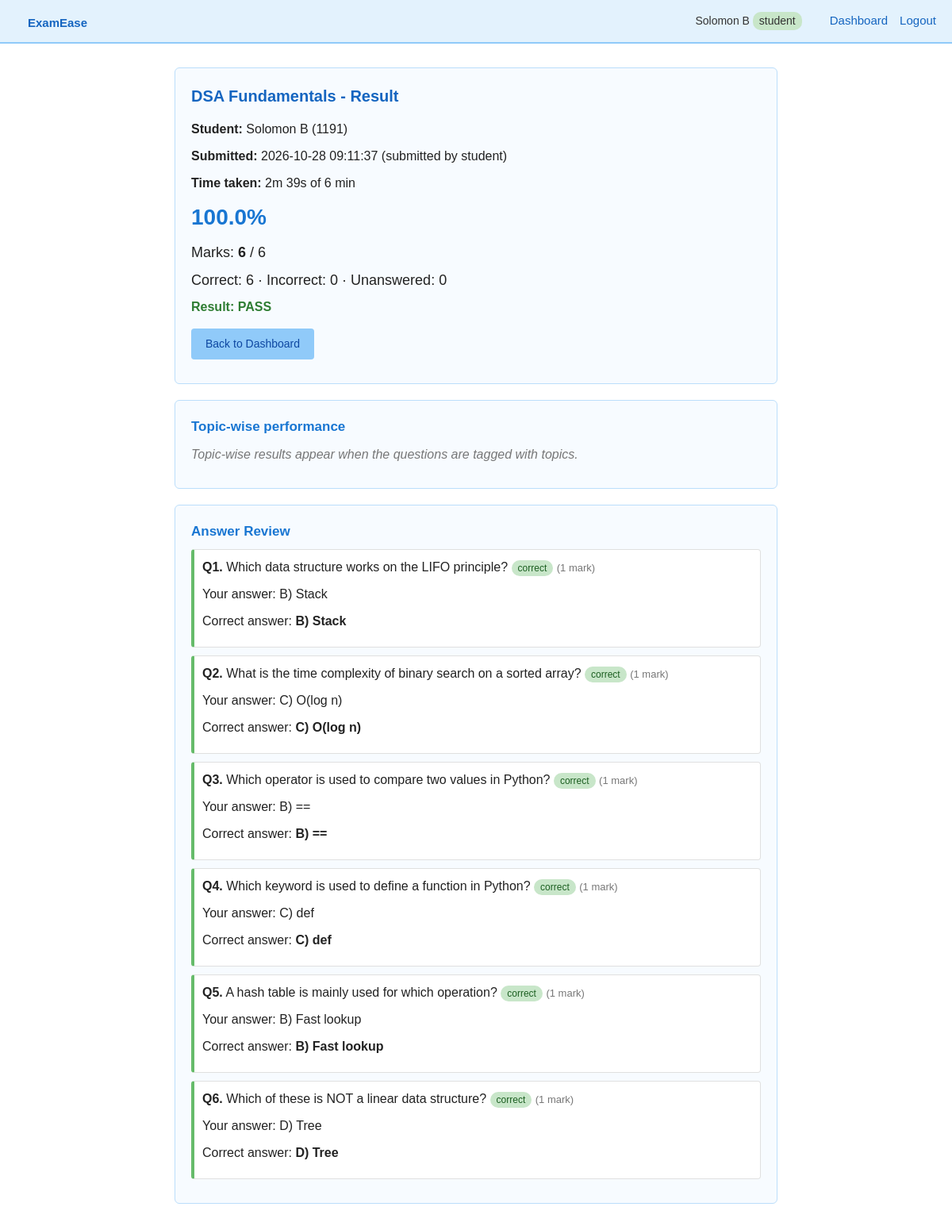
Screenshot of /result/1 (signed in) with the database file from the repository.
### tables this page shows
CREATE TABLE students (
            id INTEGER PRIMARY KEY AUTOINCREMENT,
            name TEXT NOT NULL,
            reg_no TEXT NOT NULL UNIQUE,
            password TEXT NOT NULL
        , role TEXT NOT NULL DEFAULT 'student');

CREATE TABLE exams (
            id INTEGER PRIMARY KEY AUTOINCREMENT,
            title TEXT NOT NULL,
            description TEXT NOT NULL DEFAULT '',
            instructions TEXT NOT NULL DEFAULT '',
            subject TEXT NOT NULL DEFAULT '',
            duration_minutes INTEGER NOT NULL DEFAULT 30,
            start_time TEXT,
            end_time TEXT,
            status TEXT NOT NULL DEFAULT 'draft',
            results_released INTEGER NOT NULL DEFAULT 0,
            created_by INTEGER NOT NULL,
            created_at TEXT NOT NULL,
            published_at TEXT
        );

CREATE TABLE attempts (
            id INTEGER PRIMARY KEY AUTOINCREMENT,
            exam_id INTEGER NOT NULL,
            student_id INTEGER NOT NULL,
            started_at TEXT NOT NULL,
            deadline TEXT NOT NULL,
            submitted_at TEXT,
            status TEXT NOT NULL DEFAULT 'in_progress',
            marks INTEGER,
            total_marks INTEGER,
            percentage REAL,
            correct_count INTEGER,
            wrong_count INTEGER,
            unanswered_count INTEGER,
            time_taken_seconds INTEGER,
            UNIQUE (exam_id, student_id),
            FOREIGN KEY (exam_id) REFERENCES exams(id),
            FOREIGN KEY (student_id) REFERENCES students(id)
        );

CREATE TABLE exam_questions (
            id INTEGER PRIMARY KEY AUTOINCREMENT,
            exam_id INTEGER NOT NULL,
            source_question_id INTEGER,
            position INTEGER NOT NULL DEFAULT 0,
            question TEXT NOT NULL,
            option_a TEXT NOT NULL,
            option_b TEXT NOT NULL,
            option_c TEXT NOT NULL,
            option_d TEXT NOT NULL,
            correct_option TEXT NOT NULL,
            marks INTEGER NOT NULL DEFAULT 1,
            topic TEXT NOT NULL DEFAULT '',
            difficulty TEXT NOT NULL DEFAULT 'medium',
            explanation TEXT NOT NULL DEFAULT '',
            FOREIGN KEY (exam_id) REFERENCES exams(id)
        );

### app.py (the view)
@app.route("/result/<int:attempt_id>")
@login_required
def result(attempt_id):
    attempt = expire_if_needed(db.get_attempt_by_id(attempt_id))
    exam = db.get_exam(attempt["exam_id"]) if attempt else None
    if attempt is None or exam is None:
        flash("Result not found.", "error")
        return redirect(home_for(g.user["role"]))
    role, uid = g.user["role"], g.user["id"]
    allowed = (role == "admin"
               or (role == "teacher" and exam["created_by"] == uid)
               or (role == "student" and attempt["student_id"] == uid))
    if not allowed:
        flash("You can only view results you are authorised to see.", "error")
        return redirect(home_for(role))
    if attempt["status"] == "in_progress":
        return redirect(url_for("exam_take", exam_id=exam["id"]))
    student = db.get_student_by_id(attempt["student_id"])
    pending = role == "student" and not exam["results_released"]
    review, topics = [], []
    if not pending:
        review = build_review(attempt)
        agg = {}
        for r in review:
            t = r["q"]["topic"] or "General"
            agg.setdefault(t, [0, 0])
            agg[t][1] += 1
            agg[t][0] += 1 if r["status"] == "correct" else 0
        topics = [{"topic": t, "correct": c, "total": n, "pct": round(100 * c / n)}
                  for t, (c, n) in sorted(agg.items())]
    return render_template("result.html", attempt=attempt, exam=exam, student=student,
                           pending=pending, review=review, topics=topics)

### app.py (called while the page is built, shortened)
@app.before_request
def load_user_and_check_csrf():
    if request.endpoint == "static":
        return None
    g.user = None
    uid = session.get("student_id")
    if uid is not None:
        row = db.get_student_by_id(uid)
        if row is None:
            session.clear()
        else:
            g.user = {"id": row["id"], "name": row["name"],
                      "reg_no": row["reg_no"], "role": row["role"]}
    return None

@app.context_processor
def inject_globals():
    return {"user": g.get("user"), "csrf_token": csrf_token, "PASS_PERCENT": PASS_PERCENT}

@app.template_filter("duration")
def fmt_duration(seconds):
    if seconds is None:
        return "-"
    m, s = divmod(int(seconds), 60)
    return "%dm %02ds" % (m, s)

def roles_required(*roles):
    def decorator(view):
        @wraps(view)
        def wrapped(*args, **kwargs):
            if g.user is None:
                if request.is_json:
                    return jsonify(ok=False, success=False, error="Please log in."), 401
                flash("Please log in to continue.", "error")
                return redirect(url_for("login"))
            if g.user["role"] not in roles:
                if request.is_json:
                    return jsonify(ok=False, success=False, error="Not allowed."), 403
                flash("You do not have permission to open that page.", "error")
                return redirect(home_for(g.user["role"]))
            return view(*args, **kwargs)
        return wrapped
    return decorator

def expire_if_needed(attempt):
    if attempt and attempt["status"] == "in_progress":
        if datetime.now() > attempt_deadline(attempt) + timedelta(seconds=GRACE_SECONDS):
            db.finalize_attempt(attempt["id"], "auto_submitted")
            return db.get_attempt_by_id(attempt["id"])
    return attempt

def build_review(attempt):
    answers = db.get_attempt_answers(attempt["id"])
    rows = []
    for i, q in enumerate(db.get_exam_questions_full(attempt["exam_id"]), start=1):
        saved = answers.get(q["id"]) or {}
        sel = saved.get("selected")
        status = "unanswered" if not sel else ("correct" if sel == q["correct_option"] else "wrong")
        rows.append({"number": i, "q": q, "selected": sel, "status": status,
                     "review": saved.get("review", False)})
    return rows

### database.py (called while the page is built)
def get_connection():
    conn = sqlite3.connect(DB_PATH)
    conn.row_factory = sqlite3.Row
    return conn

### templates/result.html (shortened to what this page needs)
{% extends "base.html" %}
{% block content %}
  <div class="card">
    <h2>{{ exam.title }} - Result</h2>
    <p><b>Student:</b> {{ student.name }} ({{ student.reg_no }})</p>
    <p><b>Submitted:</b> {{ attempt.submitted_at }}
       ({{ 'auto-submitted when time ran out' if attempt.status == 'auto_submitted' else 'submitted by student' }})</p>
    <p><b>Time taken:</b> {{ attempt.time_taken_seconds|duration }} of {{ exam.duration_minutes }} min</p>
    {% if pending %}
      <p class="flash success">Your exam was submitted successfully. Your score will appear here once your teacher releases the results.</p>
    {% else %}
      <div class="result-big">{{ attempt.percentage }}%</div>
      <p class="result-stat">Marks: <b>{{ attempt.marks }}</b> / {{ attempt.total_marks }}</p>
      <p class="result-stat">Correct: {{ attempt.correct_count }} &middot; Incorrect: {{ attempt.wrong_count }} &middot; Unanswered: {{ attempt.unanswered_count }}</p>
      {% if attempt.percentage >= PASS_PERCENT %}
        <p style="color:#2e7d32; font-weight:bold;">Result: PASS</p>
      {% else %}
        <p style="color:#c62828; font-weight:bold;">Result: FAIL (passing mark is {{ PASS_PERCENT }}%)</p>
      {% endif %}
    {% endif %}
    <p style="margin-top:15px;">
      {% if user.role == 'student' %}<a class="btn btn-secondary" href="{{ url_for('dashboard') }}">Back to Dashboard</a>
      {% else %}<a class="btn btn-secondary" href="{{ url_for('exam_results', exam_id=exam.id) }}">Back to exam results</a>{% endif %}
    </p>
  </div>
  {% if not pending %}
  <div class="card">
    <h3>Topic-wise performance</h3>
    {% if topics|length > 1 or (topics and topics[0].topic != 'General') %}
      <div class="table-wrap"><table>
        <tr><th>Topic</th><th>Correct</th><th>Accuracy</th></tr>
        {% for t in topics %}<tr><td>{{ t.topic }}</td><td>{{ t.correct }} / {{ t.total }}</td>
          <td><div class="bar"><div class="bar-fill" style="width: {{ t.pct }}%"></div></div> {{ t.pct }}%</td></tr>{% endfor %}
      </table></div>
    {% else %}
      <p class="empty">Topic-wise results appear when the questions are tagged with topics.</p>
    {% endif %}
  </div>
  <div class="card">
    <h3>Answer Review</h3>
    {% for r in review %}
      <div class="review-item review-{{ r.status }}">
        <p><b>Q{{ r.number }}.</b> <span style="white-space:pre-wrap;">{{ r.q.question }}</span>
           <span class="badge badge-{{ r.status }}">{{ r.status }}</span>
           <small class="muted">({{ r.q.marks }} mark{{ 's' if r.q.marks != 1 }})</small></p>
        <p>Your answer: {% if r.selected %}{{ r.selected|upper }}) {{ r.q['option_' + r.selected] }}{% else %}<i>not answered</i>{% endif %}</p>
        <p>Correct answer: <b>{{ r.q.correct_option|upper }}) {{ r.q['option_' + r.q.correct_option] }}</b></p>
      </div>
    {% endfor %}
  </div>
  {% endif %}
{% endblock %}

### templates/base.html (shortened to what this page needs)
<!DOCTYPE html>
<html lang="en">
<head>
  <link rel="stylesheet" href="{{ url_for('static', filename='style.css') }}">
</head>
<body>
  <div class="navbar">
    <h1><a href="{{ url_for('index') }}" style="text-decoration:none; color:#1565c0;">ExamEase</a></h1>
    <div class="nav-right">
      {% if user %}
        <span>{{ user.name }} <span class="badge badge-{{ user.role }}">{{ user.role }}</span></span>
        {% if user.role == 'student' %}
          <a href="{{ url_for('dashboard') }}">Dashboard</a>
        {% elif user.role == 'teacher' %}
          <a href="{{ url_for('teacher_dashboard') }}">Dashboard</a>
          <a href="{{ url_for('question_list') }}">Question Bank</a>
          <a href="{{ url_for('exam_new') }}">New Exam</a>
          <a href="{{ url_for('search') }}">Search</a>
        {% else %}
          <a href="{{ url_for('admin_dashboard') }}">Dashboard</a>
          <a href="{{ url_for('admin_users') }}">Users</a>
          <a href="{{ url_for('question_list') }}">Questions</a>
          <a href="{{ url_for('search') }}">Search</a>
        {% endif %}
        <a href="{{ url_for('logout') }}">Logout</a>
      {% else %}
        <a href="{{ url_for('login') }}">Login</a>
        <a href="{{ url_for('register') }}">Register</a>
      {% endif %}
    </div>
  </div>
  <div class="container">
    {% block content %}{% endblock %}
  </div>
</body>
</html>

### static/style.css (style rules this page uses)
* { box-sizing: border-box; margin: 0; padding: 0; }
body { font-family: Arial, Helvetica, sans-serif; background-color: #ffffff; color: #222; line-height: 1.5; }
.navbar { background-color: #e3f2fd; border-bottom: 2px solid #90caf9; padding: 10px 20px; display: flex; align-items: center; justify-content: space-between; }
.navbar h1 { font-size: 22px; color: #1565c0; }
.navbar a { margin-left: 15px; text-decoration: none; color: #1565c0; font-size: 15px; }
.nav-right { display: flex; align-items: center; }
.nav-right span { margin-right: 10px; font-size: 14px; color: #333; }
.container { max-width: 800px; margin: 30px auto; padding: 0 20px; }
.card { background-color: #f7fbff; border: 1px solid #bbdefb; border-radius: 6px; padding: 20px; margin-bottom: 20px; }
h2 { color: #1565c0; margin-bottom: 15px; font-size: 20px; }
h3 { color: #1976d2; margin-bottom: 10px; font-size: 17px; }
p { margin-bottom: 10px; }
.btn { display: inline-block; background-color: #1976d2; color: white; border: none; padding: 9px 18px; border-radius: 4px; cursor: pointer; font-size: 14px; text-decoration: none; margin-right: 6px; }
.btn-secondary { background-color: #90caf9; color: #0d47a1; }
.result-stat { font-size: 18px; margin-bottom: 8px; }
.result-big { font-size: 28px; font-weight: bold; color: #1976d2; margin: 10px 0; }
.empty { color: #777; font-style: italic; }
.nav-right { flex-wrap: wrap; justify-content: flex-end; }
.muted { color: #777; font-size: 13px; }
.badge { display: inline-block; padding: 1px 8px; border-radius: 10px; font-size: 12px; background: #e0e0e0; color: #333; }
.badge-student, .badge-easy, .badge-correct, .badge-published { background: #c8e6c9; color: #1b5e20; }
.review-item { border: 1px solid #e0e0e0; border-left: 4px solid #90caf9; border-radius: 4px; padding: 10px; margin-bottom: 10px; background: #fff; }
.review-correct { border-left-color: #66bb6a; }

### rows the page displays
students: name "Solomon B", role "student", reg_no "1191"
exams: title "DSA Fundamentals", duration_minutes "6"
attempts: submitted_at "2026-10-28 09:11:37", status "submitted by student", time_taken_seconds|duration "2m 39s", percentage "100.0", marks "6", total_marks "6", correct_count "6", wrong_count "0", unanswered_count "0"
exam_questions: q.question "Which data structure works on the LIFO principle?", q.marks "1", option_b "Stack", q.correct_option "B", correct_option+option_b "Stack"
exam_questions: q.question "What is the time complexity of binary search on a sorted array?", q.marks "1", option_c "O(log n)", q.correct_option "C", correct_option+option_c "O(log n)"
exam_questions: q.question "Which operator is used to compare two values in Python?", q.marks "1", option_b "==", q.correct_option "B", correct_option+option_b "=="
exam_questions: q.question "Which keyword is used to define a function in Python?", q.marks "1", option_c "def", q.correct_option "C", correct_option+option_c "def"
exam_questions: q.question "A hash table is mainly used for which operation?", q.marks "1", option_b "Fast lookup", q.correct_option "B", correct_option+option_b "Fast lookup"
exam_questions: q.question "Which of these is NOT a linear data structure?", q.marks "1", option_d "Tree", q.correct_option "D", correct_option+option_d "Tree"

### other values shown
{{ r.number }} "1" "2" "3" "4" "5" "6"
{{ r.status }} "correct" "correct" "correct" "correct" "correct" "correct"
{{ r.selected|upper }} "B" "C" "B" "C" "B" "D"
